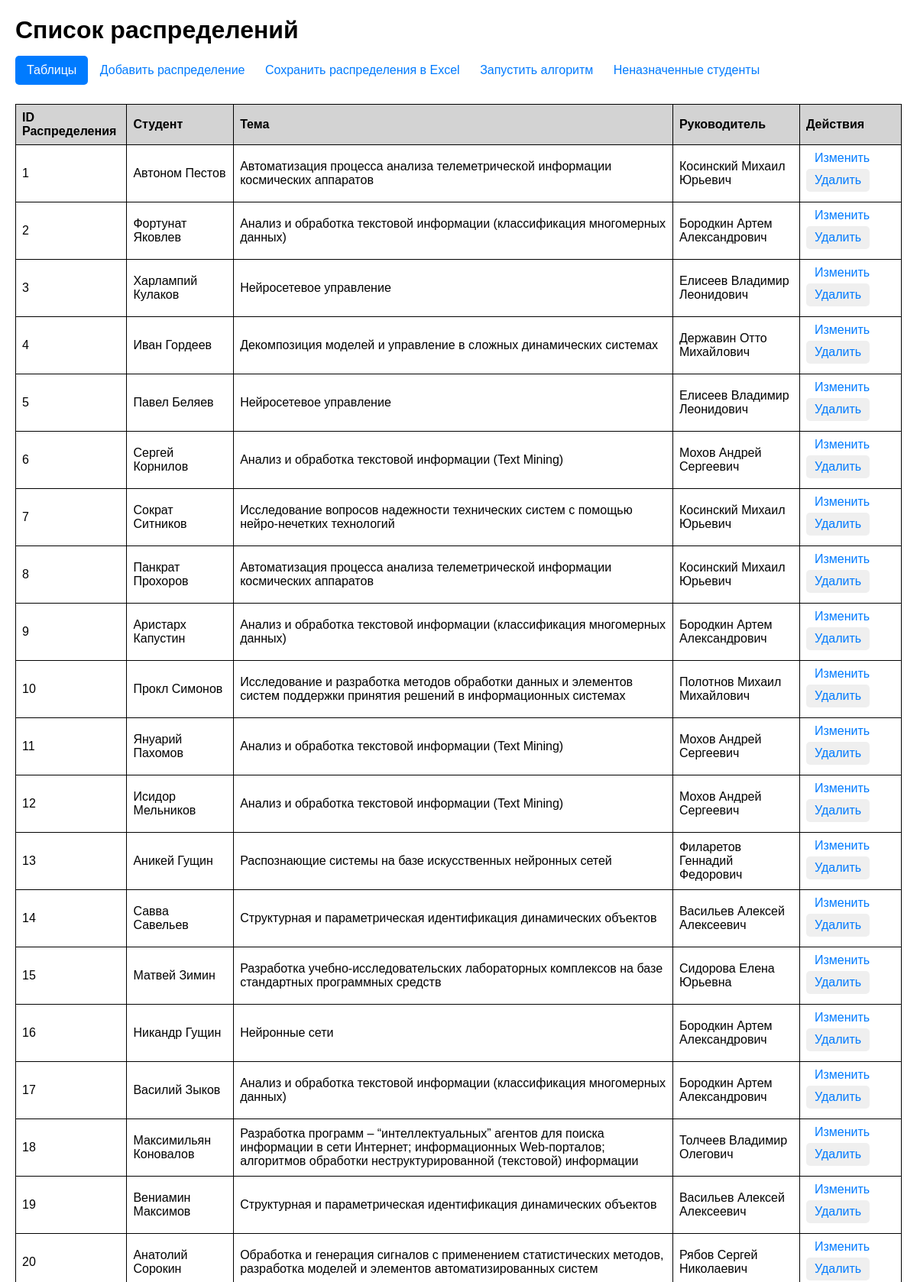
The page / (upper part) on the database its author committed.
### models.py (models this page shows)
class Distribution(Base):
    __tablename__ = 'distributions'
    distribution_id = Column(Integer, primary_key=True)
    student_id = Column(Integer, ForeignKey('students.student_id'), nullable=False)
    theme_id = Column(Integer, ForeignKey('themes.theme_id'), nullable=False)
    adviser_id = Column(Integer, ForeignKey('advisers.adviser_id'), nullable=False)
    interest_level = Column(Integer)
    student = relationship("Student", back_populates="distributions")
    theme = relationship("Theme", back_populates="distributions")
    adviser = relationship("Adviser", back_populates="distributions")

class Student(Base):
    __tablename__ = 'students'
    student_id = Column(Integer, primary_key=True)
    firstname = Column(String, nullable=False)
    lastname = Column(String, nullable=False)
    patronymic = Column(String, nullable=False)
    group_student = Column(String, nullable=False)
    grades = relationship("StudentSubjectGrade", back_populates="student")
    interests = relationship("StudentThemeInterest", back_populates="student")
    distributions = relationship("Distribution", back_populates="student")

class Theme(Base):
    __tablename__ = 'themes'
    theme_id = Column(Integer, primary_key=True)
    theme_name = Column(String, nullable=False)
    subject_importances = relationship("ThemeSubjectImportance", back_populates="theme")
    student_theme_interests = relationship("StudentThemeInterest", back_populates="theme")
    adviser_themes = relationship("AdviserTheme", back_populates="theme")
    distributions = relationship("Distribution", back_populates="theme")

class Adviser(Base):
    __tablename__ = 'advisers'
    adviser_id = Column(Integer, primary_key=True)
    firstname = Column(String, nullable=False)
    lastname = Column(String, nullable=False)
    patronymic = Column(String, nullable=False)
    number_of_places = Column(Integer, nullable=False)
    adviser_themes = relationship("AdviserTheme", back_populates="adviser")
    distributions = relationship("Distribution", back_populates="adviser")

### app.py (the view)
@app.route('/')
def index():
    with Session() as session:
        distributions = (session.query(Distribution).options(
            joinedload(Distribution.student),
            joinedload(Distribution.adviser),
            joinedload(Distribution.theme)).all()
        )
    return render_template('index.html', distributions=distributions)

### templates/index.html (shortened to what this page needs)
<!DOCTYPE html>
<html lang="en">
<head>
</head>
<body>
    <h1>Список распределений</h1>
        {% include 'dropdown_tables.html' %}
    <a href="{{ url_for('add_distribution') }}">Добавить распределение</a>
    <a href="{{ url_for('save') }}"> Сохранить распределения в Excel</a>
    <a href="{{url_for('run_main')}}">Запустить алгоритм</a>
    <a href="{{url_for('unassigned_students')}}">Неназначенные студенты</a>
    <table>
        <tr>
            <th>ID Распределения</th>
            <th>Студент</th>
            <th>Тема</th>
            <th>Руководитель</th>
            <th>Действия</th>
        </tr>
        {% for distribution in distributions %}
        <tr>
            <td>{{ distribution.distribution_id }}</td>
            <td>{{ distribution.student.firstname }} {{ distribution.student.lastname }}</td>
            <td>{{ distribution.theme.theme_name }}</td>
            <td>{{ distribution.adviser.firstname }} {{ distribution.adviser.lastname }} {{ distribution.adviser.patronymic }}</td>
            <td>
                <a href="{{ url_for('update_distribution', distribution_id=distribution.distribution_id) }}">Изменить</a>
                <button onclick="showDeleteConfirmationDistribution({{ distribution.distribution_id }}, '{{ distribution.student_id }}', '{{ distribution.theme_id }}', '{{ distribution.adviser_id }}')">Удалить</button>
            </td>
        </tr>
        {% endfor %}
    </table>
</body>
</html>

### templates/index.html (style rules this page uses)
body { font-family: Arial, sans-serif; margin: 20px; }
table { width: 100%; border-collapse: collapse; margin-top: 20px; }
th, td { border: 1px solid ; padding: 8px; text-align: left; }
th { background-color: lightgray; }
a,button { font-size: 16px; padding: 5px 10px; text-decoration: none; color: #007bff; border: 1px solid transparent; border-radius: 5px; transition: background-color 0.3s; margin-bottom: 5px; margin-top: 5px; }
h1 { margin-bottom: 10px; }

### rows shown on the page
Distribution: distribution_id "1", student.firstname "Автоном", student.lastname "Пестов", theme.theme_name "Автоматизация процесса анализа телеметрической информации космических аппаратов", adviser.firstname "Косинский", adviser.lastname "Михаил", adviser.patronymic "Юрьевич"
Distribution: distribution_id "2", student.firstname "Фортунат", student.lastname "Яковлев", theme.theme_name "Анализ и обработка текстовой информации (классификация многомерных данных)", adviser.firstname "Бородкин", adviser.lastname "Артем", adviser.patronymic "Александрович"
Distribution: distribution_id "3", student.firstname "Харлампий", student.lastname "Кулаков", theme.theme_name "Нейросетевое управление", adviser.firstname "Елисеев", adviser.lastname "Владимир", adviser.patronymic "Леонидович"
Distribution: distribution_id "4", student.firstname "Иван", student.lastname "Гордеев", theme.theme_name "Декомпозиция моделей и управление в сложных динамических системах", adviser.firstname "Державин", adviser.lastname "Отто", adviser.patronymic "Михайлович"
Distribution: distribution_id "5", student.firstname "Павел", student.lastname "Беляев", theme.theme_name "Нейросетевое управление", adviser.firstname "Елисеев", adviser.lastname "Владимир", adviser.patronymic "Леонидович"
Distribution: distribution_id "6", student.firstname "Сергей", student.lastname "Корнилов", theme.theme_name "Анализ и обработка текстовой информации (Text Mining)", adviser.firstname "Мохов", adviser.lastname "Андрей", adviser.patronymic "Сергеевич"
Distribution: distribution_id "7", student.firstname "Сократ", student.lastname "Ситников", theme.theme_name "Исследование вопросов надежности технических систем с помощью нейро-нечетких технологий", adviser.firstname "Косинский", adviser.lastname "Михаил", adviser.patronymic "Юрьевич"
Distribution: distribution_id "8", student.firstname "Панкрат", student.lastname "Прохоров", theme.theme_name "Автоматизация процесса анализа телеметрической информации космических аппаратов", adviser.firstname "Косинский", adviser.lastname "Михаил", adviser.patronymic "Юрьевич"
Distribution: distribution_id "9", student.firstname "Аристарх", student.lastname "Капустин", theme.theme_name "Анализ и обработка текстовой информации (классификация многомерных данных)", adviser.firstname "Бородкин", adviser.lastname "Артем", adviser.patronymic "Александрович"
Distribution: distribution_id "10", student.firstname "Прокл", student.lastname "Симонов", theme.theme_name "Исследование и разработка методов обработки данных и элементов систем поддержки принятия решений в информационных системах", adviser.firstname "Полотнов", adviser.lastname "Михаил", adviser.patronymic "Михайлович"
Distribution: distribution_id "11", student.firstname "Януарий", student.lastname "Пахомов", theme.theme_name "Анализ и обработка текстовой информации (Text Mining)", adviser.firstname "Мохов", adviser.lastname "Андрей", adviser.patronymic "Сергеевич"
Distribution: distribution_id "12", student.firstname "Исидор", student.lastname "Мельников", theme.theme_name "Анализ и обработка текстовой информации (Text Mining)", adviser.firstname "Мохов", adviser.lastname "Андрей", adviser.patronymic "Сергеевич"
Distribution: distribution_id "13", student.firstname "Аникей", student.lastname "Гущин", theme.theme_name "Распознающие системы на базе искусственных нейронных сетей", adviser.firstname "Филаретов", adviser.lastname "Геннадий", adviser.patronymic "Федорович"
Distribution: distribution_id "14", student.firstname "Савва", student.lastname "Савельев", theme.theme_name "Структурная и параметрическая идентификация динамических объектов", adviser.firstname "Васильев", adviser.lastname "Алексей", adviser.patronymic "Алексеевич"
Distribution: distribution_id "15", student.firstname "Матвей", student.lastname "Зимин", theme.theme_name "Разработка учебно-исследовательских лабораторных комплексов на базе стандартных программных средств", adviser.firstname "Сидорова", adviser.lastname "Елена", adviser.patronymic "Юрьевна"
Distribution: distribution_id "16", student.firstname "Никандр", student.lastname "Гущин", theme.theme_name "Нейронные сети", adviser.firstname "Бородкин", adviser.lastname "Артем", adviser.patronymic "Александрович"
Distribution: distribution_id "17", student.firstname "Василий", student.lastname "Зыков", theme.theme_name "Анализ и обработка текстовой информации (классификация многомерных данных)", adviser.firstname "Бородкин", adviser.lastname "Артем", adviser.patronymic "Александрович"
Distribution: distribution_id "18", student.firstname "Максимильян", student.lastname "Коновалов", theme.theme_name "Разработка программ – “интеллектуальных” агентов для поиска информации в сети Интернет; информационных Web-порталов; алгоритмов обработки неструктурированной (текстовой) информации", adviser.firstname "Толчеев", adviser.lastname "Владимир", adviser.patronymic "Олегович"
Distribution: distribution_id "19", student.firstname "Вениамин", student.lastname "Максимов", theme.theme_name "Структурная и параметрическая идентификация динамических объектов", adviser.firstname "Васильев", adviser.lastname "Алексей", adviser.patronymic "Алексеевич"
Distribution: distribution_id "20", student.firstname "Анатолий", student.lastname "Сорокин", theme.theme_name "Обработка и генерация сигналов с применением статистических методов, разработка моделей и элементов автоматизированных систем", adviser.firstname "Рябов", adviser.lastname "Сергей", adviser.patronymic "Николаевич"
